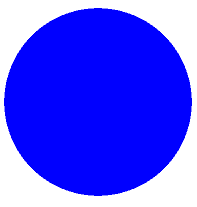
#> input picture Week 6 (Classical Computer Vision Application)/media/M12/shapeimages/circle.PNG, 197 x 207 px, found by its file name
$ jupyter execute --allow-errors '6.01 Shape Detection Application pt 1 (On Images).ipynb'
#> lines starting #> are read from the running program, lines starting #| are printed output that depends on the picture; after the words box and inside, x2 and y2 are one past the last pixel; in counts of white or black regions, pixels touching at a corner belong together
# <center> <font style="color:rgb(100,109,254)"> Shape Detection Application   </font> </center>

In this notebook we are going to make a shape detection application, so what we'll do is we're gonna use `cv2.matchShapes()` to match shapes, first we'll read in a few shapes from the disk and save their contours, next we are gonna extract contours from a test image and label each contour with a shape's name.

In this notebook we are going to do shape detection on an image, in the next notebook we are also going to do shape detection on by drawing on Gui and on paper.

[cell 1]
import cv2
import matplotlib.pyplot as plt
import numpy as np

## <font style="color:rgb(134,19,348)">  Loading All shapes and saving their contours:  </font>
The first step is to load all shapes and save their contours.

[cell 2]
# Read all shape images from memory
circle =    cv2.imread(r'media/M12/shapeimages/circle.png',1)
#> circle is the input picture: shape (207, 197, 3); mean B, G, R 255, 82.3, 82.3
square =    cv2.imread(r'media/M12/shapeimages/square.png',1)
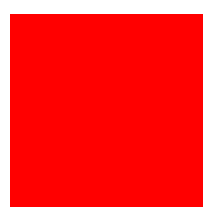
#> input picture Week 6 (Classical Computer Vision Application)/media/M12/shapeimages/square.PNG, 219 x 222 px, found by its file name
#> square is the input picture: shape (222, 219, 3); mean B, G, R 59.6, 59.6, 255
rectangle = cv2.imread(r'media/M12/shapeimages/rect1.jpeg',1)
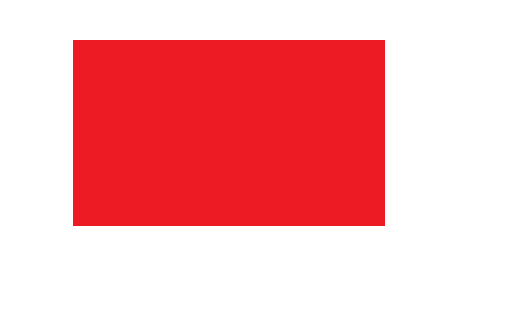
#> input picture Week 6 (Classical Computer Vision Application)/media/M12/shapeimages/rect1.jpeg, 525 x 316 px
#> rectangle is the input picture: shape (316, 525, 3); mean B, G, R 178.4, 175.6, 248.7
triangle =  cv2.imread(r'media/M12/shapeimages/triangle.jpg',1)
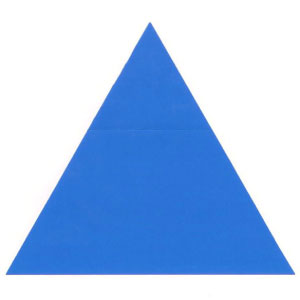
#> input picture Week 6 (Classical Computer Vision Application)/media/M12/shapeimages/triangle.jpg, 300 x 300 px
#> triangle is the input picture: shape (300, 300, 3); mean B, G, R 238.1, 198.2, 169.6
star =      cv2.imread(r'media/M12/shapeimages/star.jpg',1)
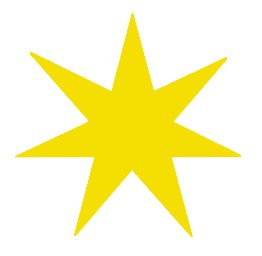
#> input picture Week 6 (Classical Computer Vision Application)/media/M12/shapeimages/star.jpg, 262 x 256 px
#> star is the input picture: shape (256, 262, 3); mean B, G, R 192.3, 246.8, 252
polygon =   cv2.imread(r'media/M12/shapeimages/polygon.jpg',1)
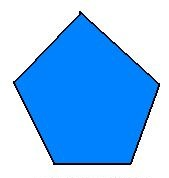
#> input picture Week 6 (Classical Computer Vision Application)/media/M12/shapeimages/polygon.jpg, 169 x 178 px
#> polygon is the input picture: shape (178, 169, 3); mean B, G, R 247, 191.3, 133.5

# Save all shapes in a list
allshapes = [circle, square, rectangle  ,triangle ,star, polygon]

# Save the names of all shapes in the same order.
shapenames= ['Circle','Square', 'Rectangle', 'Triangle', 'Star', 'Polygon']

# create a list for storing contours of each shape
allcontours=[]

# no of rows for plotting (divided by 2 cause we are using 2 columns)
rows = np.ceil(len(allshapes)/2)
#> rows = 3

# set figsize
plt.figure(figsize=[20,20])

# Now loop over all shapes
for index,shape in enumerate(allshapes):

    # perform edge detection
    mask = cv2.Canny(shape,100,300)

    # dilate the mask so there are no gaps in the main contour
    mask = cv2.dilate(mask,None,iterations = 2)

    # find contours
    contours, hierarchy = cv2.findContours(mask,cv2.RETR_EXTERNAL,cv2.CHAIN_APPROX_SIMPLE)

    # Make sure you detected a contour
    if contours:

        # state  = detected if you successfully detect a contour and vice versa.
        state = 'Detected'

        # Make sure you're extracting a single contour and the maximum one from the image
        c = max(contours, key = cv2.contourArea)

        # draw the contour over the shape (just for visualization)
        cv2.drawContours(shape, [c], 0, (100,100,155), 5)

        # Append the contour in the contour list.
        allcontours.append(c)

    else:
        state = 'Not Detected'

    # make the mask 3 channeled
    mask = cv2.cvtColor(mask, cv2.COLOR_GRAY2BGR)

    # Stack mask and contour together
    stacked = np.hstack((mask,shape))

    # draw each contour with masks and their names.
    plt.subplot(rows,2,index+1);plt.imshow(stacked[:,:,::-1]);
    plt.title("Mask and contour: {} : {}".format(shapenames[index],state));plt.axis('off')
#> this loop made 6 passes
#> pass 1, `mask = cv2.dilate(mask,None,iterations = 2)`:
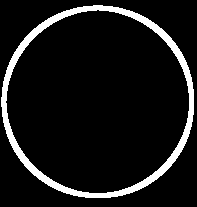
#> mask: shape (207, 197); 9.1% white; 1 white region, box (x1, y1, x2, y2) and area: (1, 5, 194, 198) 3716
#> pass 1, `stacked = np.hstack((mask,shape))`:
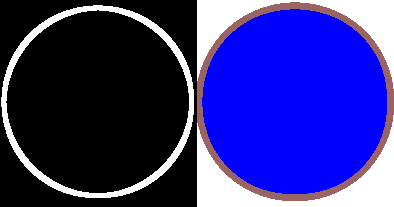
#> stacked: shape (207, 394, 3); mean B, G, R 131.6, 46.4, 49
#> after the loop:
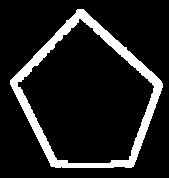
#> mask: shape (178, 169, 3); 12.2% white; 1 white region
#> after the loop, allcontours = 6 contours; box (x1, y1, x2, y2) and area: (70, 37, 387, 228) 60037, (4, 21, 297, 277) 39000, (7, 11, 205, 209) 38806, (1, 5, 194, 198) 29225, (13, 11, 243, 239) 19708, (10, 9, 163, 168) 15749

## <font style="color:rgb(134,19,348)"> Shape Detector for Single Shape   </font>
Now first lets try to do the shape detection from an image containing a single shape. First we have to make sure that there is a valid shape contour detected on our test image. For this we will detect and display the contour of our test image.

[cell 3]
# Read the test image
test_image =  cv2.imread('media/M12/star1.png')

#> (the rest of this cell did not finish here and is left out)

Now after making sure that we have a valid contour, we can now test our test_contour with all the saved contours, and see who gives the best match i.e. lowest score with `cv2.matchShapes()`

#> (a cell that did not finish here is left out)

**One important thing to know is that if you extract initial contours using one method, like canny then don't extract contours from a test image using a different method like thresholding, the problem here is that although the contours would be displayed same but they are stored differently in memory**

## <font style="color:rgb(134,19,348)"> Shape Detector for Multiple Shapes   </font>
Now lets take the above logic and expand it a bit, now we will make it work for an image containing multiple shapes, we will also draw bounding boxes around each shape. So the new addition we have to do is use an extra loop and utilize the `cv2.boundingrect()` function.

[cell 5]
# Lets use an image we have containing multiple shapes.
test_image = cv2.imread('media/m12/shapescontour.jpg')

#> (the rest of this cell did not finish here and is left out)

## <font style="color:rgb(134,19,348)">  Tkinter  </font>
Let me briefly introduce you to tkinter which is a Gui building library, its part of python standard built in libraries, so it comes pre-installed when you install python. Right now I'm going to show just one functionality of tkinter which is how to show a file selector. So you can select image from disk instead of writing image name every time for a new image.

[cell 6]
# This is how you import the Tk module from the tkinter package
from tkinter import Tk

# Now from the filedialog module import the askoopenfilename method
from tkinter.filedialog import askopenfilename

# We prevent the root window from appearing
Tk().withdraw()

# Call the method, after you select the filename it will store absolute path of file in the variable filename
filename = askopenfilename()
#> the answer given: media/M12/shapeimages/circle.PNG

# This is the path you will be passing to the imread funciton, for now we are just printing it.
print(filename)

**Note:** If you cancel the file selector after it pops up then the above cell may not run again and you may have to restart the kernel, if you're still having trouble opening up the tkinter file selector than try commenting the line `Tk().withdraw()`, if you're still facing problems then its better to use any other python IDE besides jupyter notebook.

## <font style="color:rgb(134,19,348)">Final Function    </font>
Lets put all the above logic in a single function.

[cell 7]
def shape_detector(test_image = None, display = True, thresh = 0.3):

        # if the user has not specified any image then open up a file selector so that he can select a file.
#> called with display = True, thresh = 0.3
        if test_image is None:
            Tk().withdraw()
            filename = askopenfilename()
#> the answer given: media/M12/shapeimages/square.PNG
            test_image = cv2.imread(filename)

        original = test_image.copy()

        # extract the edge mask
        mask = cv2.Canny(test_image,100,300)
#> mask: shape (222, 219); 1.6% white in thin lines or dots, all inside (x1, y1, x2, y2) = (9, 13, 203, 207)

        # dilate the mask so there are no gaps in the main contour (comment this line to see the gaps)
        mask = cv2.dilate(mask,None,iterations = 1)
#> mask: shape (222, 219); 4.8% white; 1 white region, box (x1, y1, x2, y2) and area: (8, 12, 204, 208) 2312

        # detect contours
        contours, hierarchy = cv2.findContours(mask,cv2.RETR_EXTERNAL,cv2.CHAIN_APPROX_SIMPLE)
#> contours = 1 item

        if contours:
            for test_contour in contours:

                # get a bounding box around each contour and draw it.
                x,y,w,h = cv2.boundingRect(test_contour)
                cv2.rectangle(test_image,(x,y),(x+w,y+h),(0,255,0),3)

                scores=[]

                # Now for each shape go over all saved contours and save the matchshape score
                for cnt in allcontours:
                    score = cv2.matchShapes(test_contour,cnt,1,0.0)
                    scores.append(score)

                # Grab the index of lowest scoring contour
                pos = np.argmin(np.array(scores))

                # Also grab the minimum score.
                finalscore = min(scores)

                # Make sure the lowest score is below some threshold so we can also label unkown shapes
                if finalscore < thresh:

                    # set label of the detected shape using the index we got previously
                    label = shapenames[pos]

                else:
                    label = 'Unknown Shape'


                cv2.putText(test_image, label, (x,y+h+16), cv2.FONT_HERSHEY_SIMPLEX, 0.7, (100,55,50), 2, cv2.LINE_AA)
#> this loop made 1 pass
#> (x, y, w, h, pos, finalscore, label) on pass 1: (8, 12, 196, 196, 1, 1.09e-06, 'Square')
#> test_image: shape (222, 219, 3); 9.29% of pixels changed, all inside (x1, y1, x2, y2) = (6, 10, 207, 222)
        else:
            return None

        # if display is true then plot the image.
        if display:
            plt.figure(figsize=[15,15])
            plt.subplot(1,2,1);plt.imshow(original[:,:,::-1]);plt.title("Original Image");plt.axis('off')
            plt.subplot(1,2,2);plt.imshow(test_image[:,:,::-1]);plt.title("Shape Detection");plt.axis('off');

        else:
            return test_image

### <font style="color:rgb(134,19,348)">  Call our Function  </font>
We can now call our function with the default params, our method works on single and multiple shape images.

[cell 8]
shape_detector()

[cell 9]
shape_detector()
#> call 2 of shape_detector, with display = True, thresh = 0.3
#> the answer given: media/M12/shapeimages/rect1.jpeg
#> in shape_detector (call 2), `mask = cv2.Canny(test_image,100,300)`: mask: shape (316, 525); 0.6% white in thin lines or dots, all inside (x1, y1, x2, y2) = (72, 39, 385, 226)
#> in shape_detector (call 2), `mask = cv2.dilate(mask,None,iterations = 1)`:
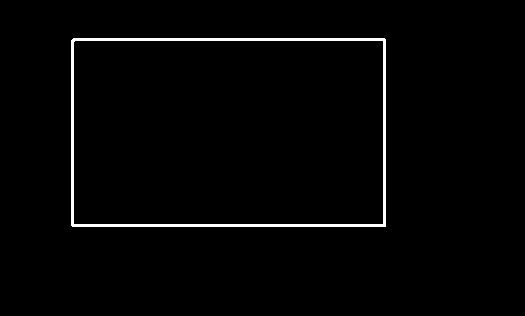
#> mask: shape (316, 525); 1.8% white; 1 white region, box (x1, y1, x2, y2) and area: (71, 38, 386, 227) 2984
#> the loop in shape_detector (call 2), `for test_contour in contours:` made 1 pass
#> (x, y, w, h, pos, finalscore, label) on pass 1: (71, 38, 315, 189, 2, 0.00342, 'Rectangle')
#> after the loop in shape_detector (call 2), `for test_contour in contours:`: test_image: shape (316, 525, 3); 3.87% of pixels changed, all inside (x1, y1, x2, y2) = (69, 36, 389, 251)
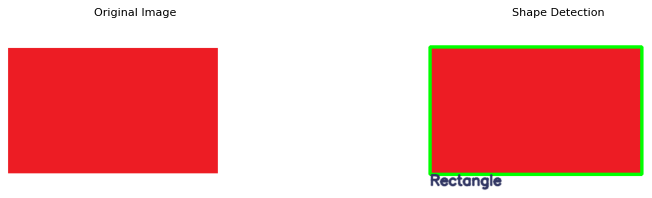
#> figure drawn by matplotlib, 2 panels
